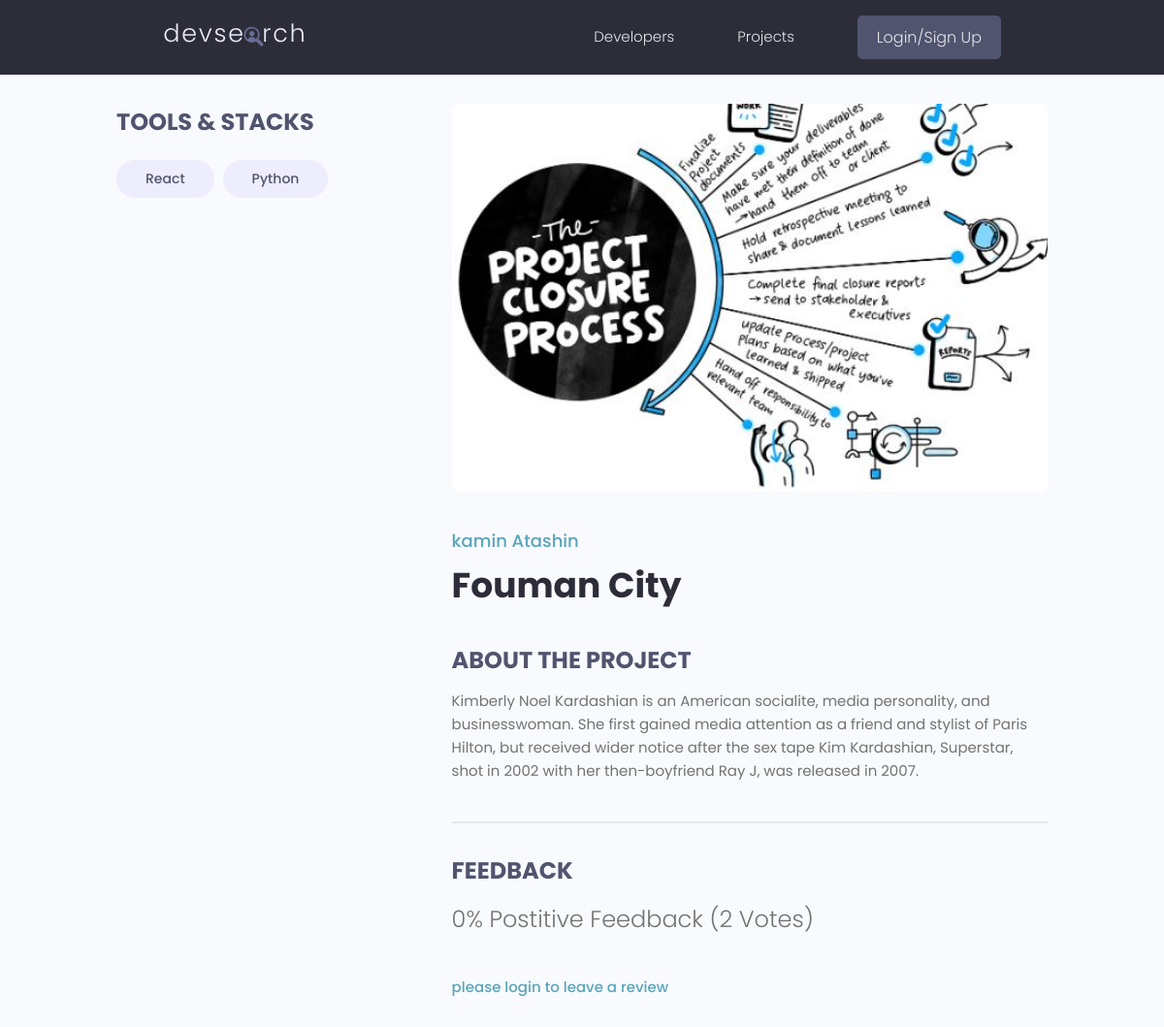
The app's page /project/project/cbbc91f4-07ec-47ca-a1f8-9a481f88d774/, older data.
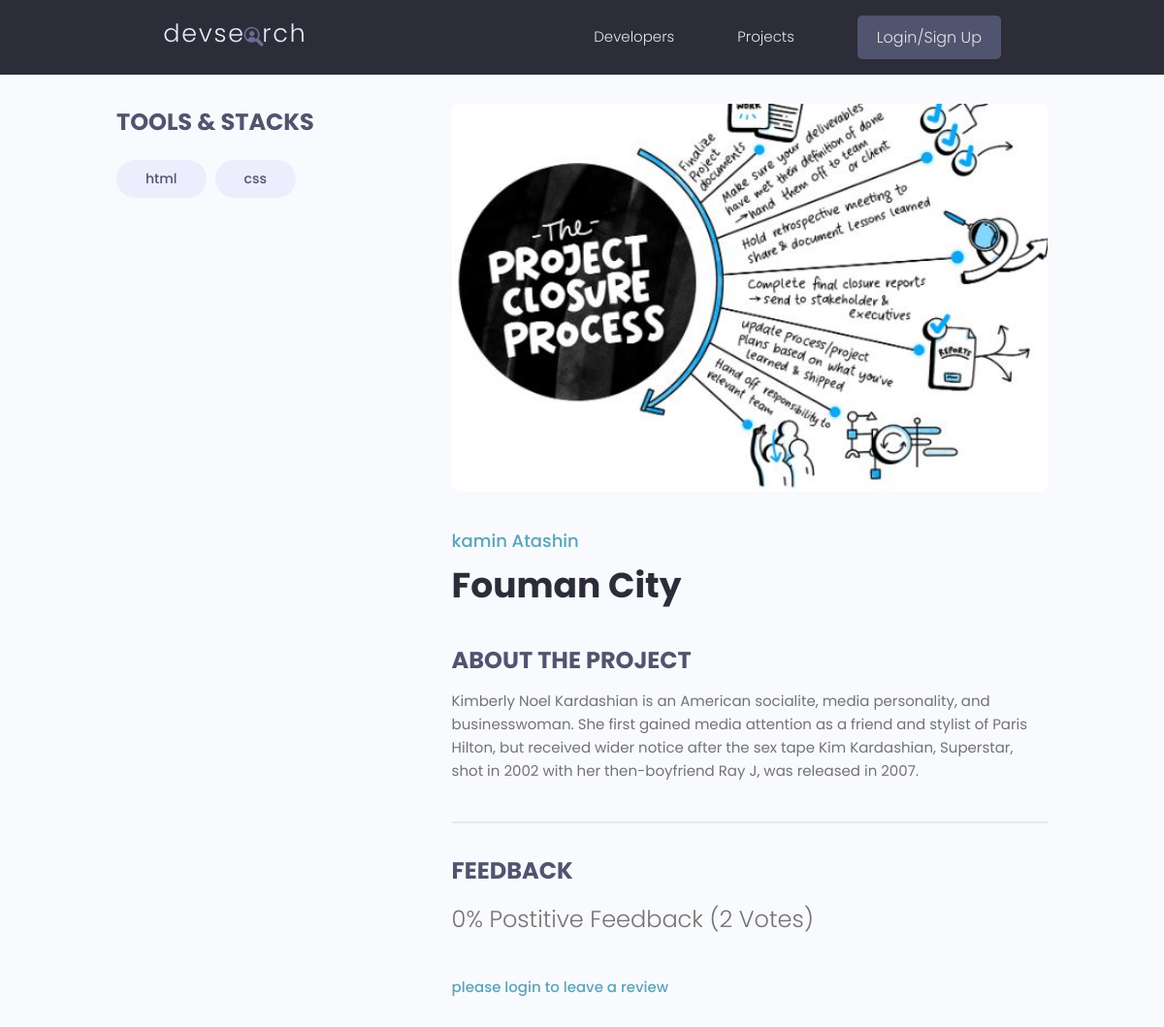
The same page, newer data.
### project/models.py (models this page shows)
class Tag(models.Model):
    name=models.CharField(max_length=200)
    created=models.DateTimeField(auto_now_add=True)
    id=models.UUIDField(default=uuid.uuid4,unique=True,
                        primary_key=True,editable=False)
    def __str__(self):
        return self.name

### project/views.py (the view, shortened to what this page needs)
# urls.py: path('project/',include('project.urls')),
def project(request,pk):
    projectObj=Project.objects.get(id=pk)
    form=ReviewForm()
    tags=projectObj.tags.all()
    return render(request,'projects/single-project.html',{'projectObj':projectObj,
                    'tags':tags,'form':form}
                )

### project/models.py (called while the page is built)
    @property
    def imageURL(self) :
     try:
        url=self.featured_image.url
     except:
        url=''
     return url

    @property
    def reviewers(self) :
        queryset=self.review_set.all().values_list('owner__id',flat=True)
        return queryset

### project/templates/projects/single-project.html (shortened to what this page needs)
{% extends 'main.html'%}
{% block content%}
  <main class="singleProject my-md">
    <div class="container">
      <div class="layout">
        <div class="column column--1of3">
          <h3 class="singleProject__subtitle">Tools & Stacks</h3>
          <div class="singleProject__toolStack">
            {% for tag in tags %}
            <span class="tag tag--pill tag--sub tag--lg">
              <small>{{tag}}</small>
            </span>
            {% endfor %}
          </div>
        </div>
        <div class="column column--2of3">
          <img class="singleProject__preview" src="{{ projectObj.imageURL }}" alt="portfolio thumbnail" />
          <a href="{% url 'user-profile' projectObj.owner.id  %}" class="singleProject__developer">{{projectObj.owner.name}}</a>
          <h2 class="singleProject__title">{{projectObj.title}}</h2>
          <h3 class="singleProject__subtitle">About the Project</h3>
          <div class="singleProject__info">
            {{projectObj.description}}
          </div>
          <div class="comments">
            <h3 class="singleProject__subtitle">Feedback</h3>
            <h5 class="project--rating">
              {{projectObj.vote_ratio}}% Postitive Feedback ({{projectObj.vote_total}} Votes)
            </h5>
               {% if request.user.profiles.id in projectObj.reviewers %}
               <p> you have already submitted your review for this project</p>
               {% elif request.user.profiles == projectObj.owner %}
               <p>you cannot review your own work</p>
               {%else%}
                <a href="{% url 'login'%}?next={{request.path}}">please login to leave a review</a>
               {%endif%}
          </div>
        </div>
      </div>
    </div>
  </main>
{% endblock content%}

Row changes from the older to the newer data that the page shows:
no longer on this page (row unchanged): Tag: name "React"
no longer on this page (row unchanged): Tag: name "Python"
added Tag: name "html"
added Tag: name "css"
